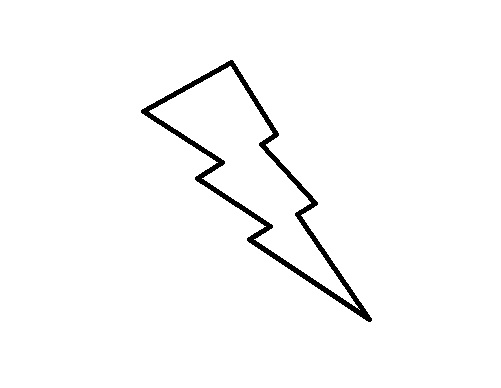
#> input picture images/lightning.jpg, 501 x 388 px
$ python checkConvexity.py   (older library calls are emulated)
#> lines starting #> are read from the running program, lines starting #| are printed output that depends on the picture; after the words box and inside, x2 and y2 are one past the last pixel; in counts of white or black regions, pixels touching at a corner belong together
# cv2.isContourConvex(), contour가 convex인지 아닌지 판단해 t or f 로 판단
# convex란 contour line이 볼록하거나 최소한 평평한 것을 의미

# cv2.isContourConvex(contours[0]) # 외곽선 contour line -> True
# cv2.isContourConvex(contours[1]) # 손 모양 contour line -> Flase

import cv2
import numpy as np
from matplotlib import pyplot as plt

img = cv2.imread('../images/lightning.jpg')
#> img is the input picture: shape (388, 501, 3); min 0, max 255, mean 249.7
img1 = img.copy()

imgray = cv2.cvtColor(img, cv2.COLOR_BGR2GRAY)
ret, thresh = cv2.threshold(imgray, 127, 255, 0)
#> thresh: shape (388, 501); 97.9% white; 1 black region
image, contours, hierachy = cv2.findContours(thresh, cv2.RETR_TREE, cv2.CHAIN_APPROX_SIMPLE)
#> contours = 3 contours; box (x1, y1, x2, y2) and area: (0, 0, 501, 388) 193500, (140, 59, 373, 323) 17534, (149, 66, 360, 310) 12834

cnt = contours[1]
#> cnt = contour of 454 points, box (x1, y1, x2, y2) (140, 59, 373, 323), area 17534

# Straight Rectangle: 대상의 rotation은 무시한 사각형 모양
x, y, w, h = cv2.boundingRect(cnt)
#> x = 140; y = 59; w = 233; h = 264
img1 = cv2.rectangle(img1, (x, y), (x + w, y + h), (0, 255, 0), 3) # green

# Rotated Rectangle: 대상을 모두 포함하면서, 최소한의 영역을 차지하는 사각형 모양
rect = cv2.minAreaRect(cnt)
#> rect = ((264.2, 209.9), (107, 302.3), -32.01)
box = cv2.boxPoints(rect)
#> box = [[299, 366.4], [138.8, 110], [229.5, 53.34], [389.7, 309.7]]
box = np.int0(box)
#> box = [[298, 366], [138, 110], [229, 53], [389, 309]]
img1 = cv2.drawContours(img1, [box], 0, (0, 0, 255), 3) # blue

# Minimum Enclosing Circle: contour line을 완전히 포함하는 원 중 가장 작은 원
(x, y), radius = cv2.minEnclosingCircle(cnt)
#> x = 257.8; y = 213; radius = 156.5
center = (int(x), int(y))
#> center = (257, 212)
radius = int(radius)
#> radius = 156
img1 = cv2.circle(img1, center, radius, (255, 255, 0), 3) # yellow

# Fitting an Ellipse: Contour line을 둘러싸는 타원
ellipse = cv2.fitEllipse(cnt)
#> ellipse = ((248.9, 165.9), (94.01, 322.3), 142.7)
img1 = cv2.ellipse(img1, ellipse, (255, 0, 0), 3) #red
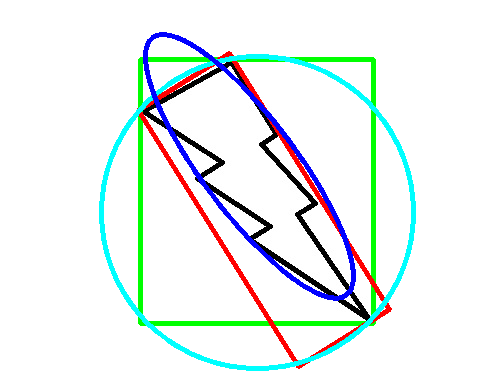
#> img1: shape (388, 501, 3); mean B, G, R 240.8, 241.8, 234

titles = ['Original', 'Result']
images = [img, img1]

for i in range(2):
    plt.subplot(1, 2, i + 1), plt.title(titles[i]), plt.imshow(images[i])
    plt.xticks([]), plt.yticks([])

plt.show()
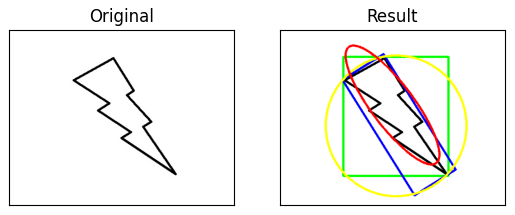
#> figure drawn by matplotlib, 2 panels; B, G, R data is drawn as R, G, B

$ run again, with images/UK.jpg copied over images/lightning.jpg
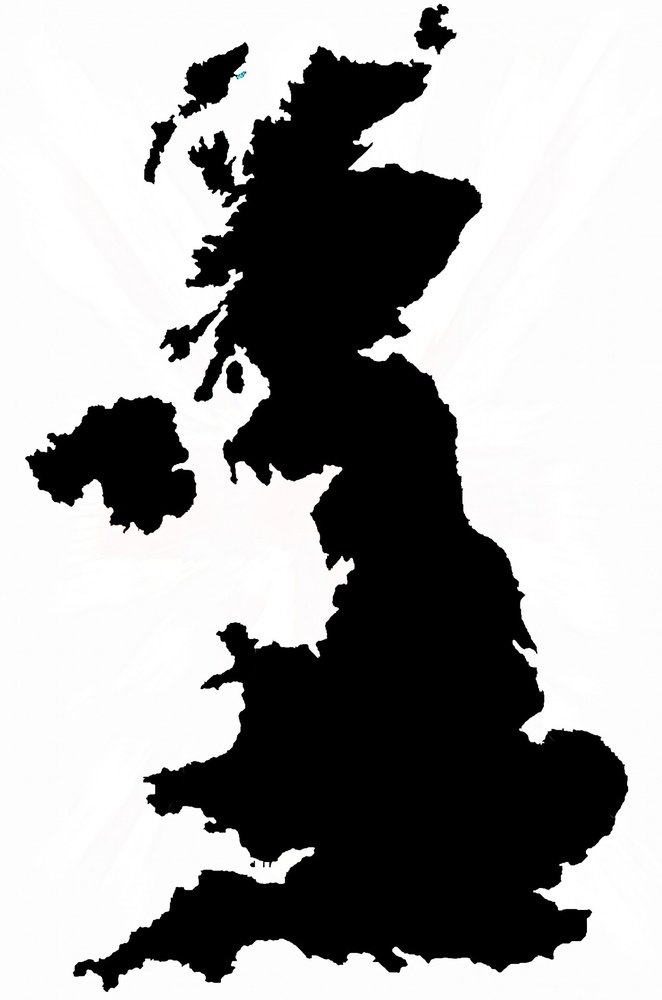
#> input picture images/UK.jpg, 662 x 1000 px, shrunk from 1271 x 1920 before the run
#> img is the input picture: shape (1000, 662, 3); mean B, G, R 158.9, 158.9, 159.1
#> thresh: shape (1000, 662); 62.8% white; 9 black regions (2 under 20 px)
#> contours = 12 contours, 4 with area under 20; largest, box (x1, y1, x2, y2) and area: (0, 0, 662, 1000) 660339, (72, 45, 629, 993) 229732, (24, 394, 198, 536) 14692, (177, 41, 249, 119) 2520, (413, 3, 458, 55) 1242, (143, 114, 178, 185) 954, (225, 359, 246, 394) 498, (249, 860, 256, 868) 29
#> cnt = contour of 9 points, box (x1, y1, x2, y2) (249, 860, 256, 868), area 29
#> `x, y, w, h = cv2.boundingRect(cnt)`: x = 249; y = 860; w = 7; h = 8
#> rect = ((253, 864), (7.07, 5.66), -45)
#> `box = cv2.boxPoints(rect)`: box = [[252.5, 868.5], [248.5, 864.5], [253.5, 859.5], [257.5, 863.5]]
#> `box = np.int0(box)`: box = [[252, 868], [248, 864], [253, 859], [257, 863]]
#> `(x, y), radius = cv2.minEnclosingCircle(cnt)`: x = 252.5; y = 863.5; radius = 3.81
#> center = (252, 863)
#> `radius = int(radius)`: radius = 3
#> ellipse = ((253, 864), (5.89, 8.8), 55.32)
#> `plt.show()`:
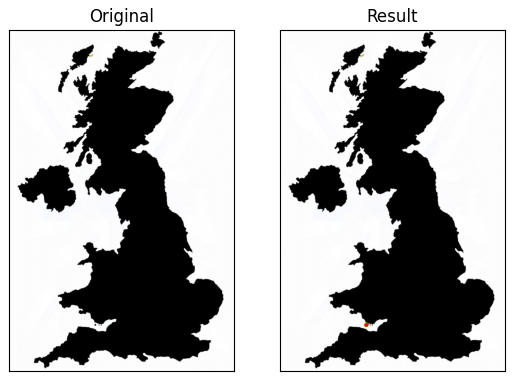
#> figure drawn by matplotlib, 2 panels; B, G, R data is drawn as R, G, B
